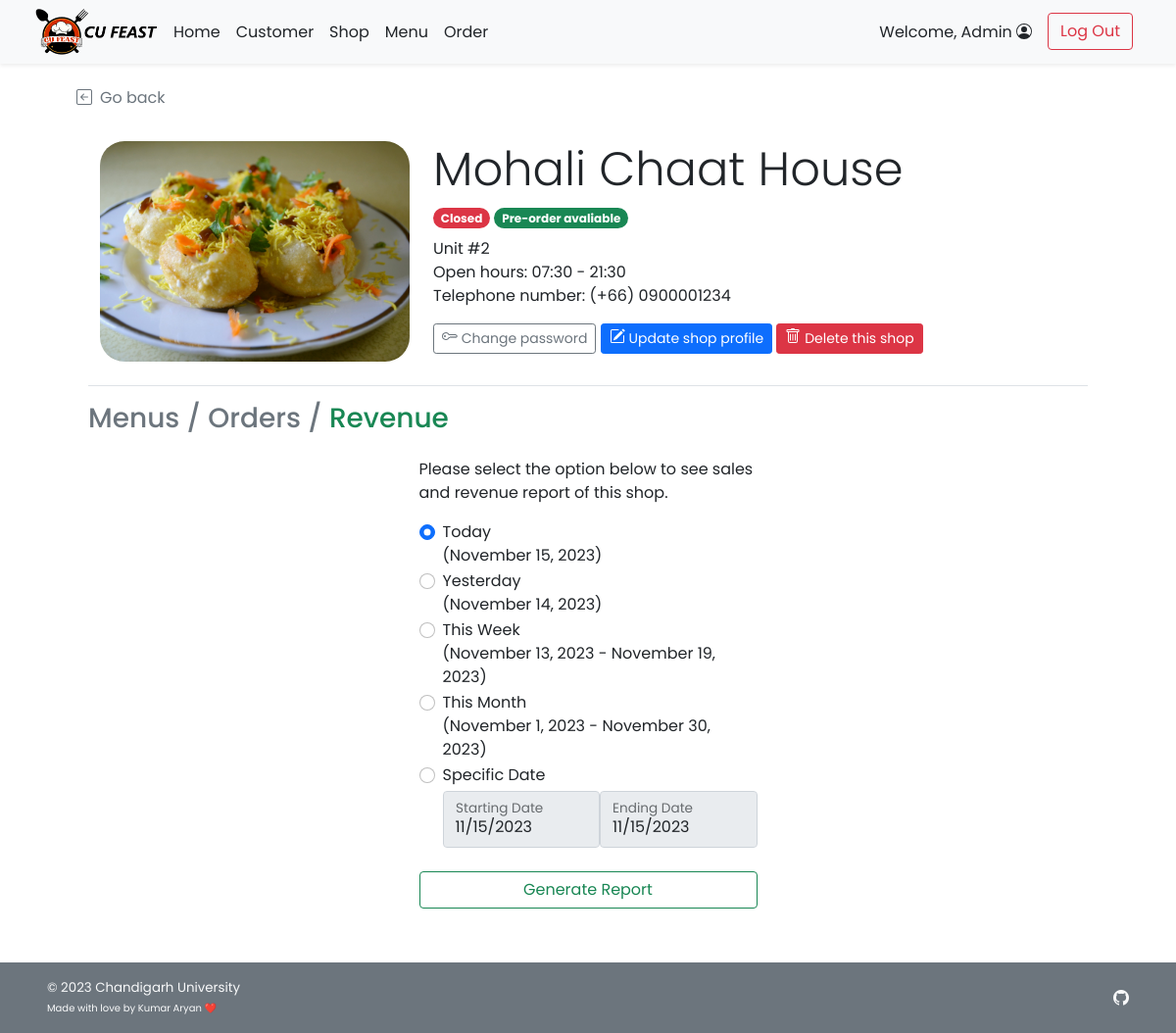
Screenshot of /admin/admin_shop_revenue.php?s_id=1 (signed in) with the database file from the repository.
### tables this page shows
CREATE TABLE `shop` (
  `s_id` int(11) NOT NULL,
  `s_username` varchar(45) NOT NULL,
  `s_pwd` varchar(45) NOT NULL,
  `s_name` varchar(100) NOT NULL,
  `s_location` varchar(100) NOT NULL,
  `s_openhour` time NOT NULL,
  `s_closehour` time NOT NULL,
  `s_status` tinyint(4) NOT NULL DEFAULT 1 COMMENT 'Shop ready for taking an order or not (True for open, False for close)',
  `s_preorderStatus` tinyint(4) NOT NULL DEFAULT 1 COMMENT 'Shop is ready for tomorrow pre-order or not',
  `s_email` varchar(100) NOT NULL,
  `s_phoneno` varchar(45) NOT NULL,
  `s_pic` text DEFAULT NULL
);

### shop/range_fn.php (called while the page is built, shortened)
<?php
    function rangeWeek ($datestr) {
        $dt = strtotime ($datestr);
        return array (
            "start" => date ('N', $dt) == 1 ? date ('Y-m-d', $dt) : date ('Y-m-d', strtotime ('last monday', $dt)),
            "end" => date('N', $dt) == 7 ? date ('Y-m-d', $dt) : date ('Y-m-d', strtotime ('next sunday', $dt))
        );
    }
    function rangeMonth ($datestr) {
        $dt = strtotime ($datestr);
        return array (
            "start" => date ('Y-m-d', strtotime ('first day of this month', $dt)),
            "end" => date ('Y-m-d', strtotime ('last day of this month', $dt))
        );
    }
?>

### admin/admin_shop_revenue.php (the view, shortened to what this page needs)
<!DOCTYPE html>
<html lang="en">
<head>
    <?php
        include("../conn_db.php");
        include('../head.php');
        include("../shop/range_fn.php");
    ?>
    <link href="../css/main.css" rel="stylesheet">
    <link href="../css/menu.css" rel="stylesheet">
    <link href="../css/login.css" rel="stylesheet">
</head>
<body class="d-flex flex-column h-100 bg-white">
    <?php include('nav_header_admin.php')?>
    <?php
        $s_id = $_GET["s_id"];
        $query = "SELECT s_name,s_location,s_openhour,s_closehour,s_status,s_preorderstatus,s_phoneno,s_pic
        FROM shop WHERE s_id = {$s_id} LIMIT 0,1";
        $result = $mysqli -> query($query);
        $shop_row = $result -> fetch_array();
    ?>
    <div class="container px-5 py-4" id="shop-body">
        <a class="nav nav-item text-decoration-none text-muted mb-2" href="#" onclick="history.back();">
            <i class="bi bi-arrow-left-square me-2"></i>Go back
        </a>
        <div class="container row row-cols-6 row-cols-md-12 g-5 pt-4 mb-4" id="shop-header">
            <div class="rounded-25 col-6 col-md-4" id="shop-img" style="
                    background: url(
                        <?php
                            if(is_null($shop_row["s_pic"])){echo "'../img/default.png'";}
                            else{echo "'../img/{$shop_row['s_pic']}'";}
                        ?>
                    ) center; height: 225px;
                    background-size: cover; background-repeat: no-repeat;
                    background-position: center;">
            </div>
            <div class="col-6 col-md-8">
                <h1 class="display-5 strong"><?php echo $shop_row["s_name"];?></h1>
                <ul class="list-unstyled">
                    <li class="my-2">
                        <?php
                            $now = date('H:i:s');
                            if((($now < $shop_row["s_openhour"])||($now > $shop_row["s_closehour"]))||($shop_row["s_status"]==0)){
                        ?>
                        <span class="badge rounded-pill bg-danger">Closed</span>
                        <?php }else{ ?>
                        <span class="badge rounded-pill bg-success">Open</span>
                        <?php }
                            if($shop_row["s_preorderstatus"]==1){
                        ?>
                        <span class="badge rounded-pill bg-success">Pre-order avaliable</span>
                        <?php }else{ ?>
                        <span class="badge rounded-pill bg-danger">Pre-order Unavaliable</span>
                        <?php } ?>
                    </li>
                    <li class=""><?php echo $shop_row["s_location"];?></li>
                    <li class="">Open hours:
                        <?php
                            $open = explode(":",$shop_row["s_openhour"]);
                            $close = explode(":",$shop_row["s_closehour"]);
                            echo $open[0].":".$open[1]." - ".$close[0].":".$close[1];
                        ?>
                    </li>
                    <li class="">Telephone number: <?php echo "(+66) ".$shop_row["s_phoneno"];?></li>
                </ul>
                <a class="btn btn-sm btn-outline-secondary" href="admin_shop_pwd.php?s_id=<?php echo $s_id?>">
            Change password
        </a>
        <a class="btn btn-sm btn-primary mt-2 mt-md-0" href="admin_shop_edit.php?s_id=<?php echo $s_id?>">
            Update shop profile
        </a>
        <a class="btn btn-sm btn-danger mt-2 mt-md-0" href="admin_shop_delete.php?s_id=<?php echo $s_id?>">
            Delete this shop
        </a>
            </div>
        </div>
        <div class="container">
        <h3 class="border-top pt-3 my-2">
            <a class="text-decoration-none link-secondary" href="admin_shop_detail.php?s_id=<?php echo $s_id?>">Menus</a>
            <span class="text-secondary">/</span>
            <a class="nav-item text-decoration-none link-secondary" href="admin_shop_order.php?s_id=<?php echo $s_id?>">Orders</a></span>
            <span class="text-secondary">/</span>
            <a class="nav-item text-decoration-none link-success" href="admin_shop_revenue.php?s_id=<?php echo $s_id?>">Revenue</a></span>
        </h3>
        </div>
        <div class="container form-signin">
        <form method="GET" action="admin_shop_report.php" class="form-floating">
            <p>Please select the option below to see sales and revenue report of this shop.</p>
            <div class="form-check">
                <input class="form-check-input" type="radio" name="rev_mode" id="rev_mode1" value="1" checked onclick="switch_disable(0)">
                <label class="form-check-label" for="rev_mode1">
                    Today<br />(<?php echo date('F j, Y');?>)
                </label>
            </div>
            <div class="form-check">
                <input class="form-check-input" type="radio" name="rev_mode" id="rev_mode2" value="2" onclick="switch_disable(0)">
                <label class="form-check-label" for="rev_mode2">
                    Yesterday<br />(<?php echo (new Datetime()) -> sub(new DateInterval("P1D")) -> format('F j, Y');?>)
                </label>
            </div>
            <div class="form-check">
                <input class="form-check-input" type="radio" name="rev_mode" id="rev_mode3" value="3" onclick="switch_disable(0)">
                <label class="form-check-label" for="rev_mode3">
                    This Week<br /> (<?php
                    $weekrange = rangeWeek(date('Y-n-j'));
                    $week_start = (new Datetime($weekrange["start"])) -> format('F j, Y');
                    $week_end = (new Datetime($weekrange["end"])) -> format('F j, Y');
                    echo "{$week_start} - {$week_end}";
                    ?>)
                </label>
            </div>
            <div class="form-check">
                <input class="form-check-input" type="radio" name="rev_mode" id="rev_mode4" value="4" onclick="switch_disable(0)">
                <label class="form-check-label" for="rev_mode4">
                    This Month<br /> (<?php
                    $monthrange = rangeMonth(date('Y-n-j'));
                    $month_start = (new Datetime($monthrange["start"])) -> format('F j, Y');
                    $month_end = (new Datetime($monthrange["end"])) -> format('F j, Y');
                    echo "{$month_start} - {$month_end}";
                    ?>)
                </label>
            </div>
            <div class="form-check">
                <input class="form-check-input" type="radio" name="rev_mode" id="rev_mode5" value="5" onclick="switch_disable(1)">
                <label class="form-check-label" for="rev_mode5">
                    Specific Date<br />
                </label>
                <div class="row row-cols-2 g-0 mt-1 mb-2">
                    <div class="col">
                        <div class="form-floating">
                            <input type="date" class="form-control" id="start_date" placeholder="Starting Date"
                                value="<?php echo date('Y-m-d');?>" max="<?php echo date('Y-m-d');?>" name="start_date"
                                oninput="update_minrange()" disabled>
                            <label for="start_date">Starting Date</label>
                        </div>
                    </div>
                    <div class="col">
                        <div class="form-floating">
                            <input type="date" class="form-control" id="end_date" placeholder="Ending Date"
                                value="<?php echo date('Y-m-d');?>" max="<?php echo date('Y-m-d');?>" name="end_date" disabled>
                            <label for="end_date">Ending Date</label>
                        </div>
                    </div>
                </div>
            </div>
            <button class="w-100 btn btn-outline-success my-3" type="submit">Generate Report</button>
        </form>
    </div>
    </div>
    <footer
    class="footer d-flex flex-wrap justify-content-between align-items-center px-5 py-3 mt-auto bg-secondary text-light">
        <span class="smaller-font">&copy; 2023 Chandigarh University<br /><span class="xsmall-font">Made with love by Kumar Aryan ❤️</span></span>
        <ul class="nav justify-content-end list-unstyled d-flex">
            <li class="ms-3"><a class="text-light" target="_blank" href="https://github.com/kumararyan0530"><i
                        class="bi bi-github"></i></a></li>
        </ul>
    </footer>
</body>
</html>

### css/main.css (style rules this page uses)
html { height: 100%; }
body { height: 100%; padding-top: 4rem; margin-bottom: -50px; font-family: 'Poppins', 'Noto Sans Thai', sans-serif; }
a { cursor: pointer; }
.bi { vertical-align: -.125em; fill: currentColor; }
.smaller-font { font-size: smaller; }
.xsmall-font { font-size: x-small; }
.rounded-25 { border-radius: 25px; }

### css/menu.css (style rules this page uses)
html, body { height: 100%; }

### css/login.css (style rules this page uses)
html, body { height: 100%; font-family: 'Poppins', 'Noto Sans Thai', sans-serif; }
body { background-color: #f5f5f5; padding-top: 4rem; margin-bottom: -50px; }
.form-signin { width: 100%; max-width: 375px; padding: 15px; margin: auto; }
.smaller-font { font-size: smaller; }
.xsmall-font { font-size: x-small; }
.rounded-25 { border-radius: 25px; }

### rows the page displays
shop: s_pic (picture), s_name "Mohali Chaat House", s_location "Unit #2", s_openhour "07", s_openhour "30", s_closehour "21", s_closehour "30", s_phoneno "0900001234"

### other values shown
$_SESSION['firstname'] "Admin"
$week_start "November 13, 2023"
$week_end "November 19, 2023"
$month_start "November 1, 2023"
$month_end "November 30, 2023"
